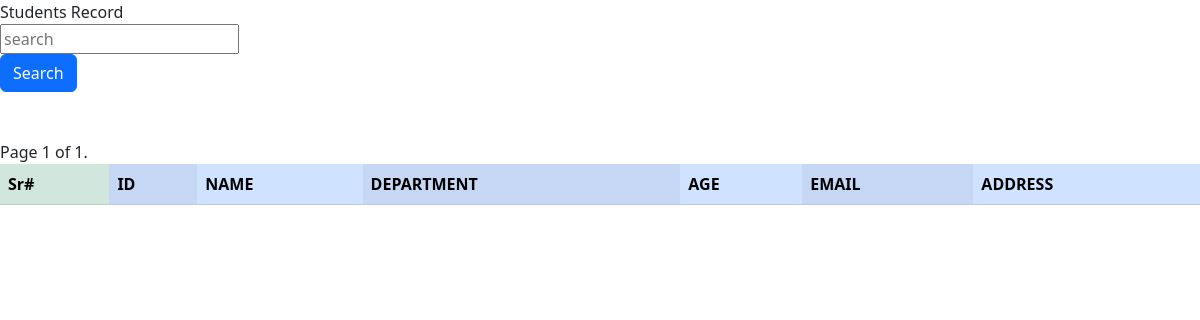
/student/?page=9, run on an earlier commit of the app's database.
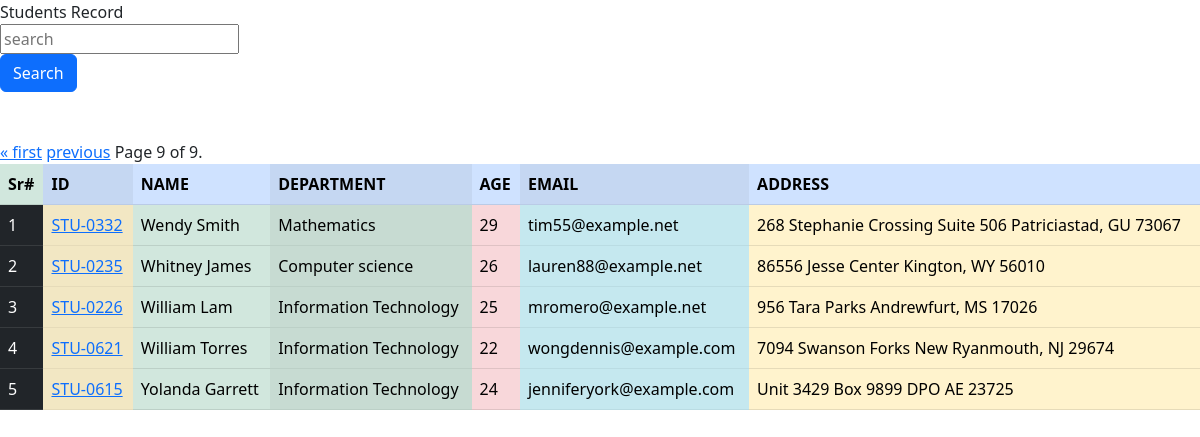
And on a later commit of the database.
### receipe/models.py (models this page shows, shortened)
class Student(models.Model):
        department = models.ForeignKey(Department, related_name='students', on_delete=models.CASCADE)
        studentId = models.OneToOneField(StudentReg, related_name='student', on_delete=models.CASCADE)
        studentName = models.CharField(max_length=50)
        studentAge = models.IntegerField(default=18)
        studentEmail = models.EmailField(unique=True)
        studentAddress = models.TextField()
        is_deleted = models.BooleanField(default=False)
        objects = studentManager()
        admin_object = models.Manager()
        class Meta:
                ordering = ['studentName']
                verbose_name = "student"

class StudentReg(models.Model):
        sReg = models.CharField(max_length=20)
        def __str__(self):
                return self.sReg

class Department(models.Model):
        department = models.CharField(max_length=30)
        def __str__(self):
                return self.department

### receipe/views.py (the view, shortened to what this page needs)
# urls.py: path('student/', views.get_student, name='student'),
def get_student(request):
    so = Student.objects.all()
    paginator = Paginator(so, 10)
    page_number = request.GET.get("page",1)
    so = paginator.get_page(page_number)
    dic = {'student': so}
    return render(request, 'studentList.html', dic)

### receipe/models.py (called while the page is built)
        def get_queryset(self):
                return super().get_queryset().filter(is_deleted=False)

### receipe/templates/studentList.html (shortened to what this page needs)
<!DOCTYPE html>
<html lang="en">
<head>
  <link rel="stylesheet" href="https://cdn.jsdelivr.net/npm/bootstrap@5.2.3/dist/css/bootstrap.min.css">
</head>
<body
<h1 align="center">Students Record </h1>
  <div class="row">
    <form class="mb-5"  >
    <div>
      <input class="" name="search" placeholder="search" type="search">
    </div>
    <div>
      <button class="btn btn-primary">Search</button>
    </div>
    </form>
  </div>
<div class="pagination">
    <spa class="step-links">
        {% if student.has_previous %}
            <a href="?page=1">&laquo; first</a>
            <a href="?page={{ student.previous_page_number }}">previous</a>
        {% endif %}
        <span class="current">
            Page {{ student.number }} of {{ student.paginator.num_pages }}.
        </span>
</div>
<table class="table table-success table-striped-columns">
  <tr class="table-success">
    <th class="">Sr#</th>
    <th class="table-primary">ID</th>
    <th class="table-primary">NAME</th>
    <th class="table-primary">DEPARTMENT</th>
    <th class="table-primary">AGE</th>
    <th class="table-primary">EMAIL</th>
    <th class="table-primary">ADDRESS</th>
  </tr>
  {%for stu in student%}
  <tr class="table-primary">
    <td class="table-dark">{{forloop.counter}}</td>
    <td class="table-warning">  <a href="/receipe/studentResult/{{stu.studentId}}">{{stu.studentId}}</a> </td>
    <td class="table-success">{{stu.studentName}}</td>
    <td class="table-success">{{stu.department}}</td>
    <td class="table-danger">{{stu.studentAge}}</td>
    <td class="table-info">{{stu.studentEmail}}</td>
    <td class="table-warning">{{stu.studentAddress}}</td>
  </tr>
{%endfor%}
</table>
</body>
</html>

What changed in the data, as far as the page shows it:
added Student: studentId "STU-0332", studentName "Wendy Smith", department "Mathematics", studentAge "29", studentEmail "tim55@example.net", studentAddress "268 Stephanie Crossing Suite 506 Patriciastad, GU 73067"
added Student: studentId "STU-0235", studentName "Whitney James", department "Computer science", studentAge "26", studentEmail "lauren88@example.net", studentAddress "86556 Jesse Center Kington, WY 56010"
added Student: studentId "STU-0226", studentName "William Lam", department "Information Technology", studentAge "25", studentEmail "mromero@example.net", studentAddress "956 Tara Parks Andrewfurt, MS 17026"
added Student: studentId "STU-0621", studentName "William Torres", department "Information Technology", studentAge "22", studentEmail "wongdennis@example.com", studentAddress "7094 Swanson Forks New Ryanmouth, NJ 29674"
added Student: studentId "STU-0615", studentName "Yolanda Garrett", department "Information Technology", studentAge "24", studentEmail "jenniferyork@example.com", studentAddress "Unit 3429 Box 9899 DPO AE 23725"
Also different on the page:
{{ student.number }}: "1" → "9"
{{ student.paginator.num_pages }}: "1" → "9"
text now shown: "« first previous"
